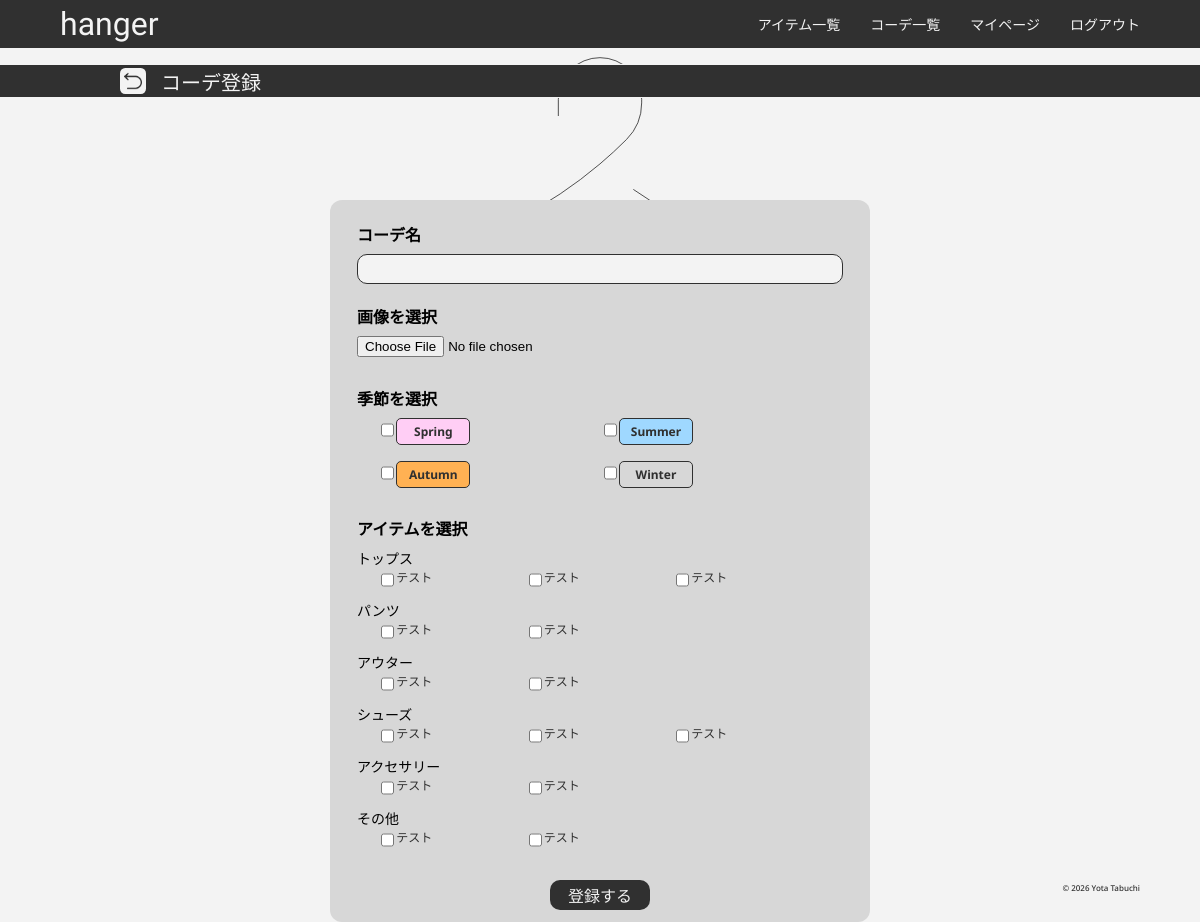
The page /outfit/create/ (signed in) on the database its author committed.
### hanger/models.py (models this page shows)
class Season(models.Model):    #季節
    name = models.CharField(max_length=100)
    def __str__(self):
        return self.name

class Item(models.Model):   #アイテム
    name = models.CharField(max_length=100)
    brand = models.CharField(max_length=100, null=True)
    thumbnail = models.ImageField(null=True, blank=True)
    category = models.CharField(
        max_length=100,
        choices = CATEGORY
    )
    user = models.ForeignKey('auth.user', on_delete=models.CASCADE)
    def __str__(self):
        return self.name

### hanger/views.py (the view, shortened to what this page needs)
# urls.py: path('outfit/create/', views.CreateOutfitView.as_view(), name='create-outfit'),
class CreateOutfitView(LoginRequiredMixin, CreateView):    #コーデ登録
    template_name = 'hanger/outfit_create.html'
    model = Outfit
    form_class = OutfitForm
    success_url = reverse_lazy('list-outfit')
    def get_form_kwargs(self):
        kwargs = super().get_form_kwargs()
        kwargs['user'] = self.request.user
        return kwargs

### hanger/templates/hanger/outfit_create.html (shortened to what this page needs)
{% extends 'header_and_back.html' %}
{% load static %}
{% block nav %}
<nav>
    <ul>
        <li><a href="{% url 'list-item' %}" class="color-light">アイテム一覧</a></li>
        <li><a href="{% url 'list-outfit' %}" class="color-light">コーデ一覧</a></li>
        <li><a href="" class="color-light">マイページ</a></li>
        <li><a href="{% url 'accounts:logout' %}" class="color-light">ログアウト</a></li>
    </ul>
</nav>
{% endblock %}
{% block page-title %}
<div class="detail-create-title-bar-items">
    <a class="return-search-box" href="{% url 'list-outfit' %}">
        <img class="return-search-img" src="{% static 'hanger/img/icon-park-outline--return.png' %}">
    </a>
    <h2 class="page-title">コーデ登録</h2>
</div>
{% endblock %}
{% block content_child %}
<div class="item-detail-content">
    <div class="item-detail-items background-grey">
        <form method="post" enctype="multipart/form-data">
            <div class="form-items">
                <h3>コーデ名</h3>
                <input name="name" class="border-dark background-light">
            </div>
            <div class="form-items">
                <h3>画像を選択</h3>
                <input type="file" name="thumbnail" id="form-file">
            </div>
            <div class="form-items">
                <h3>季節を選択</h3>
                <div class="checkbox-season-content">
                    {% for checkbox in form.seasons %}
                    <div class="checkbox-items">
                        {{ checkbox.tag }}
                        {% if checkbox.choice_label == 'Spring' %}
                        <div class="background-spring create-season-title-box border-dark bw-1">
                            <label for="{{ checkbox.id_for_label }}" class="create-season-name color-dark">
                                {{ checkbox.choice_label }}
                            </label>
                        </div>
                        {% elif checkbox.choice_label == 'Summer' %}
                        <div class="background-summer create-season-title-box border-dark bw-1">
                            <label for="{{ checkbox.id_for_label }}" class="create-season-name color-dark">
                                {{ checkbox.choice_label }}
                            </label>
                        </div>
                        {% elif checkbox.choice_label == 'Autumn' %}
                        <div class="background-autumn create-season-title-box border-dark bw-1">
                            <label for="{{ checkbox.id_for_label }}" class="create-season-name color-dark">
                                {{ checkbox.choice_label }}
                            </label>
                        </div>
                        {% elif checkbox.choice_label == 'Winter' %}
                        <div class="background-winter create-season-title-box border-dark bw-1">
                            <label for="{{ checkbox.id_for_label }}" class="create-season-name color-dark">
                                {{ checkbox.choice_label }}
                            </label>
                        </div>
                        {% endif %}
                    </div>
                    {% endfor %}
                </div>
            </div>
            <div class="form-items">
                <h3>アイテムを選択</h3>
                {% for category, options, index in form.item_groups %}
                    <h4>{{ category }}</h4>
                    <div class="checkbox-item-content">
                        {% for option in options %}
                            <div class="checkbox-items">
                                {% include "django/forms/widgets/input.html" with widget=option %}
                                <label for="{{ option.attrs.id }}" class="checkbox-item-name color-dark">
                                    {{ option.label }}
                                </label>
                            </div>
                        {% endfor %}
                    </div>
                {% endfor %}
            </div>
            <button type="submit" class="form-button background-dark color-light">登録する</button>
        </form>
    </div>
</div>
{% endblock %}

### hanger/static/hanger/css/style.css (style rules this page uses)
* { margin: 0; padding: 0; }
.background-dark { background-color: #303030; }
.background-light { background-color: #f3f3f3; }
.background-grey { background-color: #D7D7D7; }
.background-spring { background-color: #ffcef5; }
.background-summer { background-color: #9FD8FF; }
.background-autumn { background-color: #FFB153; }
.background-winter { background-color: #D7D7D7; }
.color-dark { color: #303030; }
.color-light { color: #f3f3f3; }
.border-dark { border: solid; border-color: #303030; }
.bw-1 { border-width: 1px; }
nav { display: none; }
.page-title { color: #f3f3f3; font-family: "Zen Kaku Gothic New", sans-serif; font-weight: 500; font-style: normal; font-size: 20px; }
.detail-create-title-bar-items { width: 90%; height: 100%; margin: 0 auto; display: flex; gap: 5%; align-items: center; }
.return-search-box { width: 26px; height: 26px; border-radius: 20%; background-color: #f3f3f3; display: flex; justify-content: center; align-items: center; }
.return-search-img { width: 22px; aspect-ratio: 1; object-fit: cover; }
.item-detail-content { margin: 0 auto; width: 90%; padding-top: 160px }
.item-detail-items { width: 100%; padding: 12px 0 12px 0; font-family: "Zen Kaku Gothic New", sans-serif; border-radius: 12px; display: flex; flex-direction: column; justify-content: center; text-align: center; }
#form-file { padding: 0; border-radius: 0; height: 30px; }
.form-button { width: 100px; height: 30px; border-style: none; font-family: "Zen Kaku Gothic New", sans-serif; font-size: 16px; border-radius: 10px; font-weight: 500; }
.checkbox-season-content { display: grid; grid-template-columns: repeat(2, 1fr); width: 90%; margin: 0 auto; gap: 8px; }
.checkbox-items { width: 100%; display: flex; gap: 2px; padding-bottom: 8px; }
.create-season-title-box { width: 72px; height: 25px; border-radius: 5px; display: flex; justify-content: center; align-items: center; }
.create-season-name { font-size: 12px; font-weight: 700; text-align: center; font-family: "Noto Sans", sans-serif; font-weight: 700; }
.checkbox-item-content { display: grid; grid-template-columns: repeat(3, 1fr); width: 90%; margin: 0 auto; gap: 5px; }
.checkbox-item-name { font-family: "Zen Kaku Gothic New", sans-serif; font-weight: 400; font-size: 12px; }
@media screen and (min-width: 960px) { nav { display: block; } }
@media screen and (min-width: 960px) { ul { display: flex; justify-content: space-between; align-items: center; list-style: none; font-size: 14px; gap: 30px; font-family: "Zen Kaku Gothic New", sans-serif; font-weight: 500; } }
@media screen and (min-width: 960px) { .detail-create-title-bar-items { gap: 15px; width: 80%; } }
@media screen and (min-width: 960px) { .item-detail-content { width: 540px; transform: translate(0, 40px); } }

### rows shown on the page
Season: choice_label "Spring"
Season: choice_label "Summer"
Season: choice_label "Autumn"
Season: choice_label "Winter"
Item: item_groups "トップス", label "テスト"
Item: label "テスト"
Item: label "テスト"
Item: item_groups "パンツ", label "テスト"
Item: label "テスト"
Item: item_groups "アウター", label "テスト"
Item: label "テスト"
Item: item_groups "シューズ", label "テスト"
Item: label "テスト"
Item: label "テスト"
Item: item_groups "アクセサリー", label "テスト"
Item: label "テスト"
Item: item_groups "その他", label "テスト"
Item: label "テスト"
